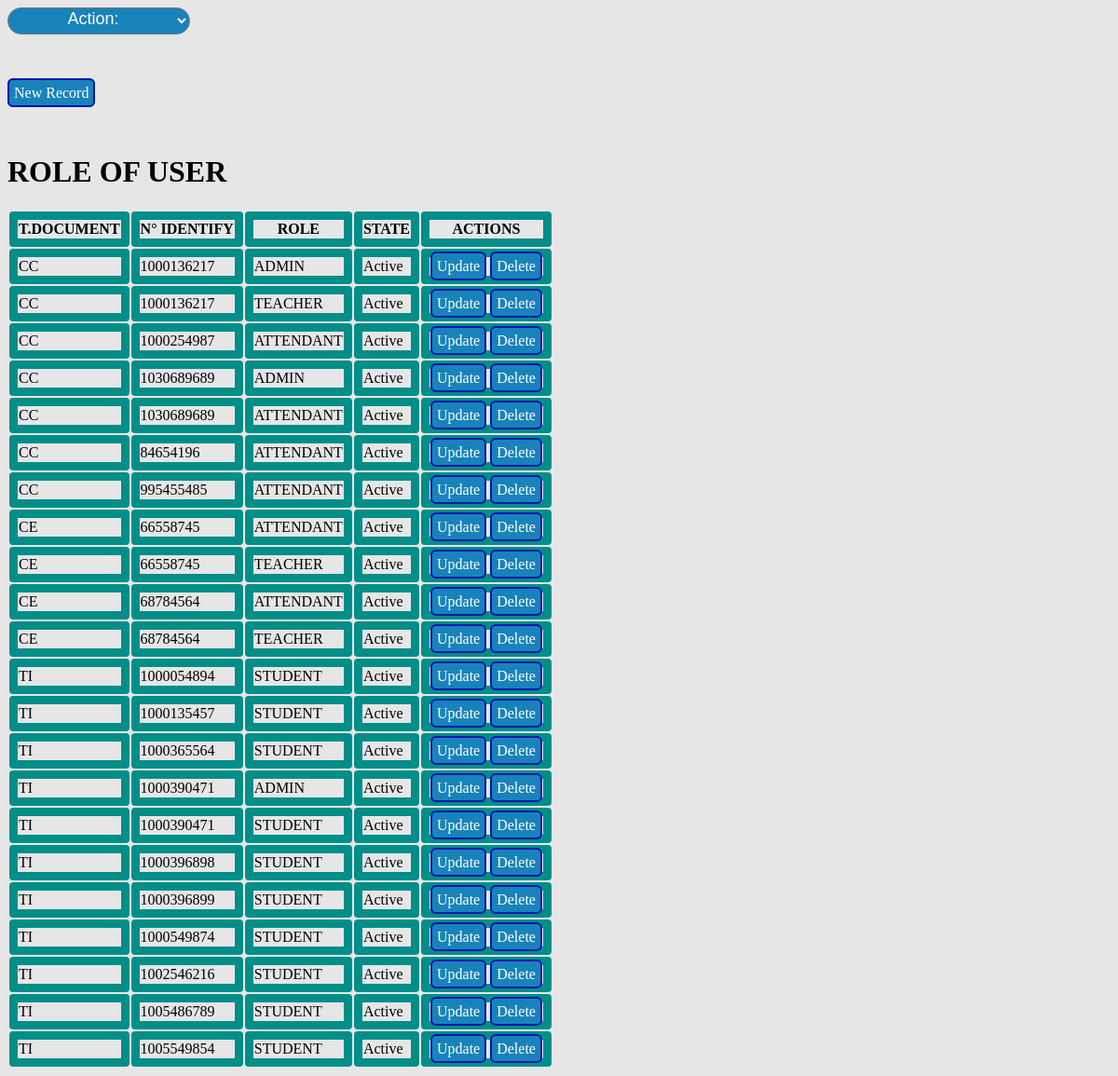
/rol_has_user/formu_view.php, run on the app's committed database.
### tables this page shows
CREATE TABLE `user_has_role` (
  `tdoc_role` varchar(3) NOT NULL,
  `pk_fk_id_user` varchar(15) NOT NULL,
  `pk_fk_role` varchar(15) NOT NULL,
  `state` tinyint(4) NOT NULL
);

### rol_has_user/formu_view.php (the view, shortened to what this page needs)
<?php
require_once "cruds.php";
include "../indexs/cruds.php";
$db = database::conectar();
?>
<!DOCTYPE html>
<html>
<head>
	<link rel="stylesheet" href="../style/style_rol_user.css">
	<link rel="stylesheet" href="../indexs/style/cruds_style.css" >
</head>
<body>
<br><br>
<br><a href="?action=ver&m=1">New Record</a><br>
<br><br>
<?php
$sql = "SELECT * FROM user_has_role WHERE state=1 ORDER BY tdoc_role, pk_fk_id_user ASC";
$query = $db ->query($sql);
if ($query->rowCount()>0): ?>
<h1>ROLE OF USER</h1>
<div>
	<table>
		<thead>
		<tr>
			<th>T.DOCUMENT</th>
			<th>N° IDENTIFY</th>
			<th>ROLE</th>
			<th>STATE</th>
			<th>ACTIONS</th>
		</tr>
		</thead>
		<tbody>
<?php while ($row = $query->fetch(PDO::FETCH_ASSOC)): ?>
			<tr>
<?php echo "<td>".$row['tdoc_role'] . "</td>";
    echo "<td>".$row['pk_fk_id_user'] . "</td>";
    echo "<td>".$row['pk_fk_role'] . "</td>";
	if ($row['state'] == 1) {
		echo "<td>"."Active" . "</td>";
	}else {
		echo "<td>"."Inactive" . "</td>";
	}
?>
<td><a href="?action=editar&tdoc_r=<?php echo $row['tdoc_role'];?>&id_user_r=<?php echo $row['pk_fk_id_user'];?>&role=<?php echo $row['pk_fk_role'];?>">Update</a>
<a href="?action=eliminar&tdoc_r=<?php echo $row['tdoc_role'];?>&id_user_r=<?php echo $row['pk_fk_id_user'];?>&role=<?php echo $row['pk_fk_role'];?>" onclick="return confirm('¿Esta seguro de eliminar este usuario?')">Delete</a></td>
			</tr>
<?php endwhile; ?>
		</tbody>
	</table>
</div>
<?php else: ?>
	<h4>Mr.User DO NOT find registration</h4>
<?php endif; ?>
</body>
</html>

### indexs/cruds.php (shortened to what this page needs)
<!DOCTYPE html>
<html lang="en">
<head>
 <link rel="stylesheet" href="style/cruds_style.css" >
 </head>
	<body>
     <div class="select">
		<select name="select_crud" onchange="window.location.href=this.value">
			<option selected disabled>Action:</option>
		</select>
        </div>
	 </body>
</html>

### assets/style/cruds_style.css (style rules this page uses)
body { background: #E6E6E6; }
select { font-size: 18px; background: #1883ba; border-radius: 18px; color: white; padding-bottom: 5px; text-align: center; text-decoration-style: dashed; }
option { background: #008E89; }

### assets/styles/style_rol_user.css (style rules this page uses)
td { border: #008E89 9px solid; border-radius: 4px 4px 4px 4px; }
th { border: #008E89 9px solid; border-radius: 4px 4px 4px 4px; }
a { text-decoration: none; padding: 5px; color: #ffffff; background-color: #1883ba; border-radius: 6px; border-radius: 6px; border: 2px solid #0016b0; }

### data on the page
user_has_role: tdoc_role "CC", pk_fk_id_user "1000136217", pk_fk_role "ADMIN", state "Active"
user_has_role: tdoc_role "CC", pk_fk_id_user "1000136217", pk_fk_role "TEACHER", state "Active"
user_has_role: tdoc_role "CC", pk_fk_id_user "1000254987", pk_fk_role "ATTENDANT", state "Active"
user_has_role: tdoc_role "CC", pk_fk_id_user "1030689689", pk_fk_role "ADMIN", state "Active"
user_has_role: tdoc_role "CC", pk_fk_id_user "1030689689", pk_fk_role "ATTENDANT", state "Active"
user_has_role: tdoc_role "CC", pk_fk_id_user "84654196", pk_fk_role "ATTENDANT", state "Active"
user_has_role: tdoc_role "CC", pk_fk_id_user "995455485", pk_fk_role "ATTENDANT", state "Active"
user_has_role: tdoc_role "CE", pk_fk_id_user "66558745", pk_fk_role "ATTENDANT", state "Active"
user_has_role: tdoc_role "CE", pk_fk_id_user "66558745", pk_fk_role "TEACHER", state "Active"
user_has_role: tdoc_role "CE", pk_fk_id_user "68784564", pk_fk_role "ATTENDANT", state "Active"
user_has_role: tdoc_role "CE", pk_fk_id_user "68784564", pk_fk_role "TEACHER", state "Active"
user_has_role: tdoc_role "TI", pk_fk_id_user "1000054894", pk_fk_role "STUDENT", state "Active"
user_has_role: tdoc_role "TI", pk_fk_id_user "1000135457", pk_fk_role "STUDENT", state "Active"
user_has_role: tdoc_role "TI", pk_fk_id_user "1000365564", pk_fk_role "STUDENT", state "Active"
user_has_role: tdoc_role "TI", pk_fk_id_user "1000390471", pk_fk_role "ADMIN", state "Active"
user_has_role: tdoc_role "TI", pk_fk_id_user "1000390471", pk_fk_role "STUDENT", state "Active"
user_has_role: tdoc_role "TI", pk_fk_id_user "1000396898", pk_fk_role "STUDENT", state "Active"
user_has_role: tdoc_role "TI", pk_fk_id_user "1000396899", pk_fk_role "STUDENT", state "Active"
user_has_role: tdoc_role "TI", pk_fk_id_user "1000549874", pk_fk_role "STUDENT", state "Active"
user_has_role: tdoc_role "TI", pk_fk_id_user "1002546216", pk_fk_role "STUDENT", state "Active"
user_has_role: tdoc_role "TI", pk_fk_id_user "1005486789", pk_fk_role "STUDENT", state "Active"
user_has_role: tdoc_role "TI", pk_fk_id_user "1005549854", pk_fk_role "STUDENT", state "Active"
